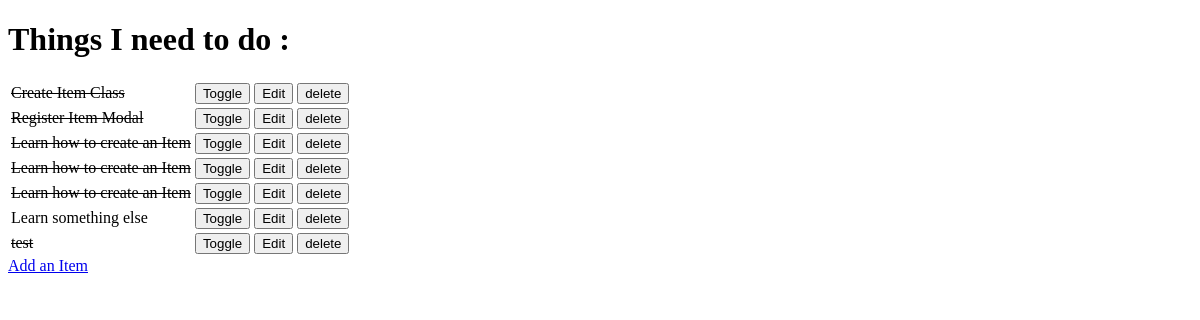
/, run on an earlier commit of the app's database.
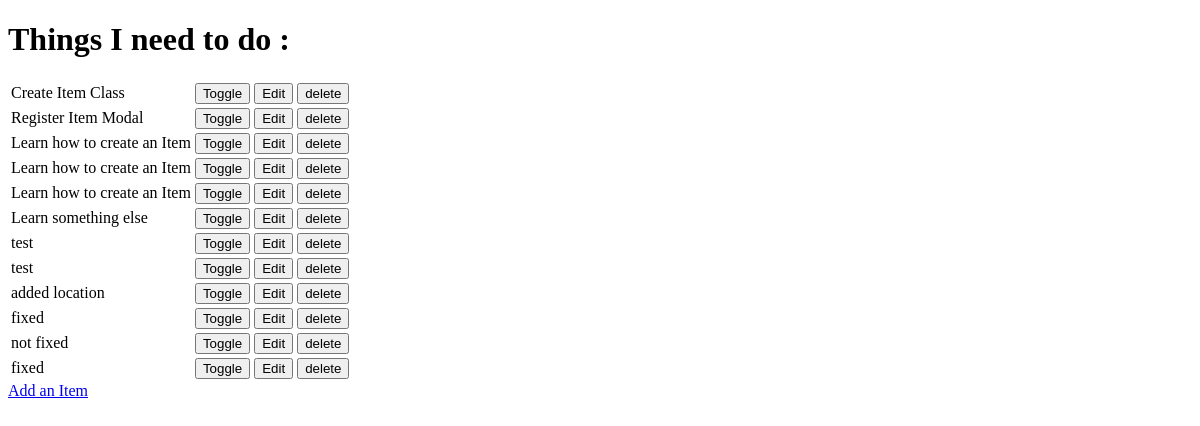
And on a later commit of the database.
### todo/models.py (models this page shows, shortened)
class Item(models.Model):
    name = models.CharField(max_length=50, null=False, blank=False)
    done = models.BooleanField(null=False, blank=False, default=False)

### todo/views.py (the view)
# urls.py: path('', views.get_todo_list, name="get_todo_list"),
def get_todo_list(request):
    items = Item.objects.all()
    context = {
        'items': items
    }
    return render(request, "todo/todo_list.html", context)

### todo/templates/todo/todo_list.html (shortened to what this page needs)
<!DOCTYPE html>
<html lang="en">
<head>
</head>
<body>
    <h1>Things I need to do :</h1>
    <table>
    {% for item in items %}
    <tr>
    {% if item.done %}
        <td><strike>{{ item.name }}</strike></td>
    {%  else %}
        <td>{{ item.name }}</td>
    {%  endif %}
    <td>
        <a href="/toggle/{{ item.id }}">
            <button>Toggle</button>
        </a>
    </td>
    <td>
        <a href="/edit/{{ item.id }}">
            <button>Edit</button>
        </a>
    </td>
    <td>
        <a href="/delete/{{ item.id }}">
            <button>delete</button>
        </a>
    </td>
    </tr>
    {% empty %}
    <tr><td>You have nothing to do. </td></tr>
    {% endfor %}
    </table>
    <a href="/add">Add an Item</a>
</body>
</html>

What changed in the data, as far as the page shows it:
changed Item "Create Item Class": done True → False (drawn)
changed Item "Register Item Modal": done True → False (drawn)
changed Item (number 3 of 12 on the later page): done True → False (drawn)
changed Item (number 4 of 12 on the later page): done True → False (drawn)
changed Item (number 5 of 12 on the later page): done True → False (drawn)
changed Item (number 7 of 12 on the later page): done True → False (drawn)
added Item: name "test"
added Item: name "added location"
added Item: name "fixed"
added Item: name "not fixed"
added Item: name "fixed"
